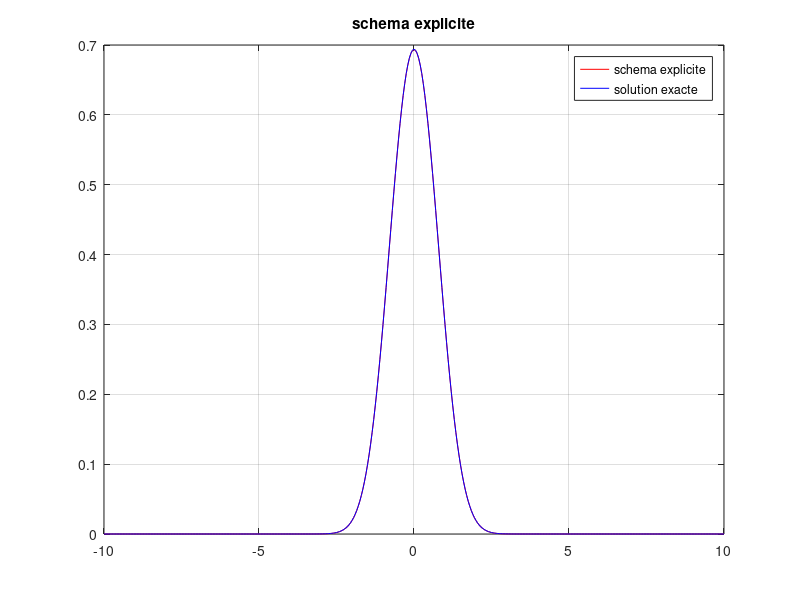

The MATLAB script that drew this image:
clear all, close all, clc
lg = 10. ;   % lg = demie longueur du domaine
dx = 0.05 ;  % dx = pas d'espace
nx = lg/dx ; % nx = demi nombre de mailles
cfl = 0.49 ;  % cfl
dt = dx^2*cfl ; % dt = pas de temps
nt = 150 ;   % nt = nombre de pas de temps effectues

x = linspace(-lg,lg,2*nx+1); %
u0 = max(0,1-x.^2);
u = u0 ;

for n = 1:nt
    u = u + dt/(dx*dx)*([u(2:end) 0]+[0 u(1:end-1)]-2*u) ;
    if mod(n,5) == 0
        plot(x,u,'r-',x,u0,'b-'), grid on
        legend('schema explicite','donnee initiale')
        title('schema explicite');
        pause(0.1)
    end
end

% calcul approche de la solution exacte: convolution avec le noyau gaussien
uexacte = zeros(1,2*nx+1) ;
noyau = exp(-((0:2*nx)*dx).^2/(4*nt*dt)) ;
kmax = find(noyau<1.e-14, 1 );
for i=1:2*nx+1
    jmin = max(1, i-kmax) ;
    jmax = min(2*nx+1,i+kmax) ;
    uexacte(i) = sum(u0(jmin:jmax)*dx.*noyau(1+abs(i-(jmin:jmax))))/sqrt(4*pi*nt*dt);
end

% comparaison au temps final
plot(x,u,'r-',x,uexacte,'b-'), grid on
legend('schema explicite','solution exacte')
title('schema explicite');